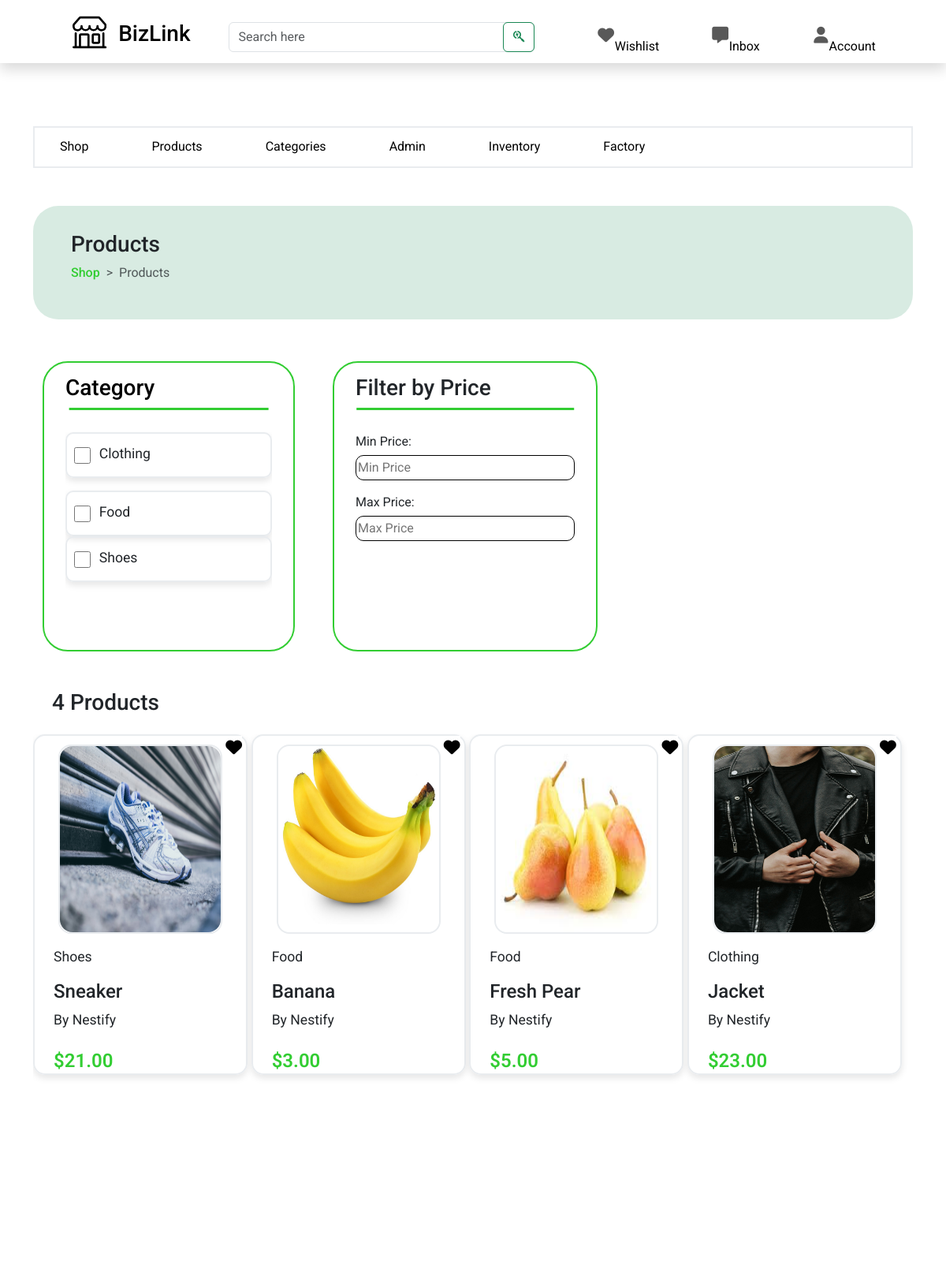
The app's page /core/owner/home/products/ (signed in, upper part), older data.
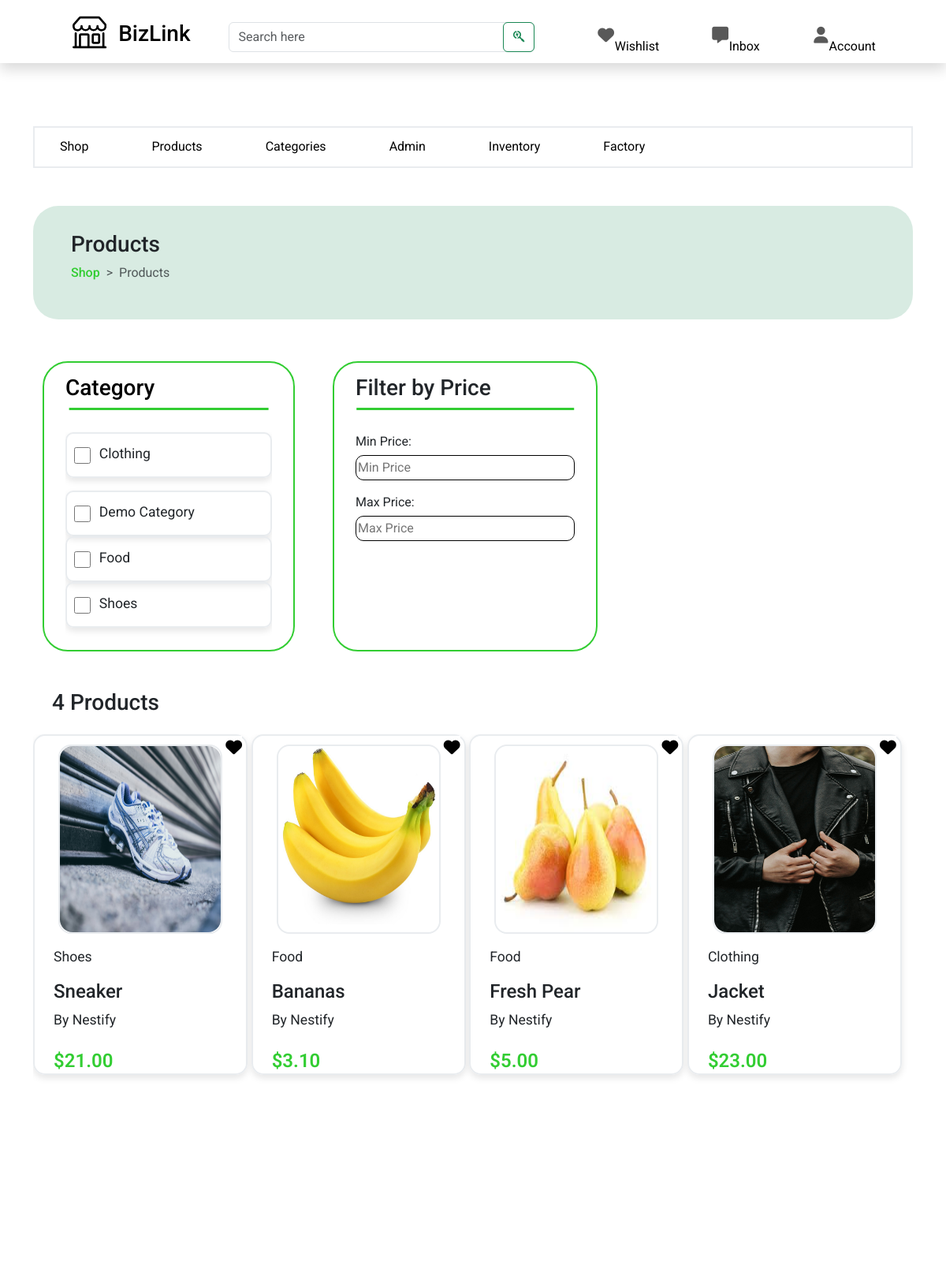
The same page, newer data.
### shop/models.py (models this page shows, shortened)
class Category(models.Model):
    categoryId =  ShortUUIDField(unique=True, length=10, max_length=21, prefix="category", alphabet="ABCDEF0123456789")
    name = models.CharField(max_length=255)
    description = models.TextField(blank=False, null=False)
    image = models.ImageField(upload_to='category_directory_path', blank=True, null=True)
    shop = models.ForeignKey(Shop, related_name='shop_categories', on_delete=models.CASCADE)
    created_at = models.DateTimeField(auto_now_add=True)
    created_by = models.ForeignKey(settings.AUTH_USER_MODEL, on_delete=models.CASCADE, related_name="user_categories")
    class Meta:
        ordering = ('name',)
        verbose_name_plural = 'Categories'
        unique_together = ('created_by', 'name')

class Product(models.Model):
    productId =  ShortUUIDField(unique=True, length=10, max_length=21, prefix="product", alphabet="ABCDEF0123456789")
    name = models.CharField(max_length=255)
    category = models.ForeignKey(Category, related_name='category_products', on_delete=models.CASCADE)
    image = models.ImageField(upload_to='product_directory_path', blank=True, null=True)
    video = models.ForeignKey(ProductVideo, null=True, blank=True, on_delete=models.SET_NULL, related_name="product_on_the_video")
    shop = models.ForeignKey(Shop, related_name='shop_products', on_delete=models.CASCADE)
    description = models.TextField(blank=True, null=True)
    specifications = models.TextField(blank=True, null=True)
    mfg = models.DateTimeField(auto_now_add=False, null=True, blank=True)
    price = models.DecimalField(max_digits=15, decimal_places=2)
    stock_quantity = models.PositiveIntegerField()
    created_by = models.ForeignKey(settings.AUTH_USER_MODEL, related_name='user_products', on_delete=models.CASCADE)
    created_at = models.DateTimeField(auto_now_add=True)
    updated_at = models.DateTimeField(auto_now=True)
    tags = TaggableManager(blank=True)
    sku = ShortUUIDField(unique=True, length=4, max_length=10, prefix="sku", alphabet="0123456789")
    class Meta:
        ordering = ('name',)
        unique_together = ('created_by', 'name', 'category')

class Shop(models.Model):
    shopId = ShortUUIDField(unique=True, length=10, max_length=21, prefix="shop", alphabet="ABCDEF0123456789")
    name = models.CharField(max_length=255)
    description = models.TextField(blank=False, null=False)
    image = models.ImageField(upload_to='shop_directory_path', blank=True, null=True)
    address = models.TextField(blank=False, null=False)
    contact = models.CharField(max_length=255)
    created_at = models.DateTimeField(auto_now_add=True)
    created_by = models.OneToOneField(settings.AUTH_USER_MODEL, on_delete=models.CASCADE, related_name="user_shop")
    class Meta:
        ordering = ('name',)
        unique_together = ('created_by', 'name')

### core/views.py (the view, shortened to what this page needs)
# urls.py: path("owner/home/products/", views.product, name="product"),
def product(request):
    user = request.user
    if user.user_type == 'business_owner':
        products = Product.objects.filter(created_by=user).order_by("-created_at")
        if not products.exists():  # Check if the queryset is empty
            messages.info(request, "You don't have any products yet.")
    wishlist_items = Wishlist.objects.filter(created_by=user).values_list('product__productId', flat=True)
    return render(request, "core/owner/product.html", {
        'products': products,
        'wishlist_items': wishlist_items,
    })

### core/templatetags/custom_tags.py (called while the page is built)
@register.filter
def startswith(value, arg):
    return value.startswith(arg)

### templates/core/owner/product.html (shortened to what the changed rows need)
{% extends "core/owner/owner-base.html" %}
{% load static %}
{% block content %}
<section class="product_intro_section">
    <div class="container">
        <div class="intro-section-box">
            <div class="container">
                <div class="filter-box">
                    {% if products %}
                        {% if categories %}
                            <div class="filter-by-category">
                                <div class="category-collection">
                                    {% for category in categories%}
                                        <div class="category-box">
                                            <label class="category-label">
                                                <input type="checkbox" class="category-checkbox filter-checkbox" data-filter="category" value="{{ category.categoryId}}">
                                                &nbsp;<p class="category-name">{{ category.name }}</p>
                                            </label>
                                        </div>
                                    {% endfor %}
                                </div>
                            </div>
                        {% endif %}
                    {% endif %}
                </div>
            </div>
            <div class="product-collection" id="filtered-product">
                {% if products %}
                        <div class="product-collection-box">
                            {% for product in products %}
                                <div class="product-box">
                                    <a href="{% url 'core:product_detail' product.productId %}">
                                        <div class="product-image">
                                            <img src="{{ product.image.url }}" alt="{{ product.name }} image">
                                        </div>
                                    </a>
                                    <a href="#" class="add-to-wishlist" data-product-item="{{ product.productId }}">
                                        <i class="fa-solid fa-heart {% if product.productId in wishlist_items %}green-heart{% endif %}">
                                        </i>
                                    </a>
                                    <p>{{ product.category.name }}</p>
                                    <h4>{{ product.name }}</h4>
                                    <p>By {{ product.shop.name }}</p>
                                    <div class="price-and-button">
                                        <p class="price">${{ product.price }}</p>
                                    </div>
                                </div>
                            {% endfor %}
                        </div>
                {% else %}
                    <p>No products available.
                        {% if user.user_type == "business_owner" %}
                            <a href="{% url 'core:factory' %}">Click here</a> to create products</p>
                        {% endif %}
                {% endif %}
            </div>
        </div>
    </div>
</section>
{% endblock %}

Row changes from the older to the newer data that the page shows:
added Category: name "Demo Category"
changed Product: name "Banana" → "Bananas"; price "3.00" → "3.10"
